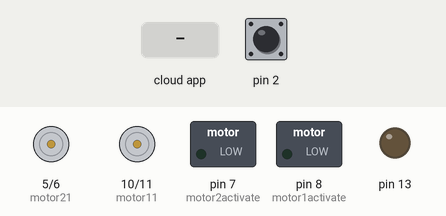
Bench run of a sketch on a simulated Arduino Uno, built with avr-gcc and run on an emulated ATmega328P. Parts: motor-driver pin pairs drawn as motors (green arrow = first pin HIGH = forward, orange = second pin HIGH = backward, longer = more drive), switched loads named in the sketch (green lamp = pin HIGH), output pins drawn as LEDs (lit = HIGH). Inputs (shaded band) come from the test bench; at power-on: pin 2 HIGH. The ROS host is connected and sends only what is stated; what the sketch prints to the serial monitor is not drawn.

Above: at 8.8 s.
8.9 s: the phone or cloud app sets linear.x to -100
At 13.1 s:
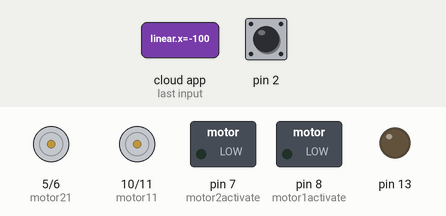
13.9 s: the phone or cloud app sets angular.z to -100
At 16.5 s:
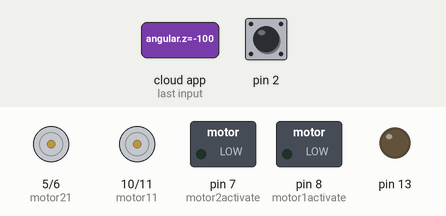
18.9 s: the phone or cloud app sets linear.x to 0
At 21.2 s:
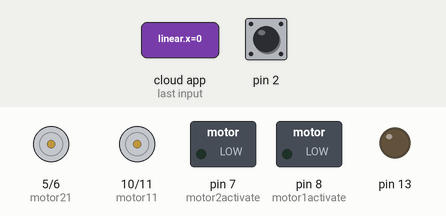
23.9 s: the phone or cloud app sets angular.z to 100
At 24.7 s:
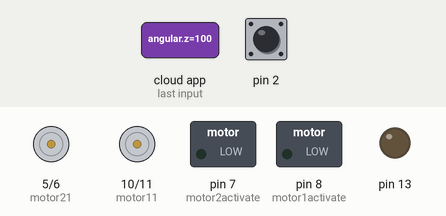
28.9 s: the phone or cloud app sets linear.x to 100
At 32.8 s:
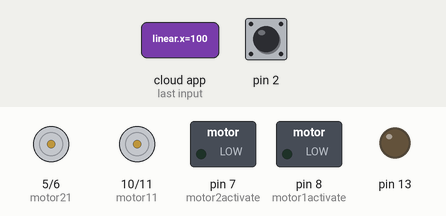
33.9 s: the phone or cloud app sets angular.z to 0
At 37.5 s:
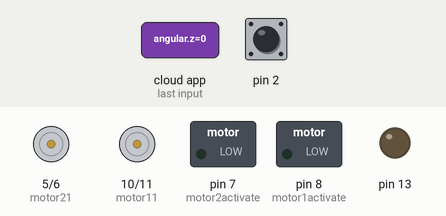
Timing chart, 0 to 39.0 s (numbered marks = the images above; inputs shaded):
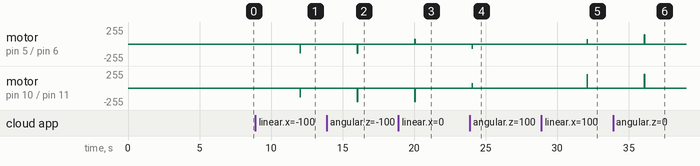

The sketch:

sketch.ino
```cpp
#include <ros.h>
#include <geometry_msgs/Twist.h>
#include <std_msgs/UInt16.h>
#include <std_msgs/String.h>
#include <Arduino.h>
#include <math.h>

ros::NodeHandle nh;
std_msgs::String str_msg;
geometry_msgs::Twist cmd_vel_msg;

//Pin layout for each motor
//Motor 1 is the right motor!
int motor11 = 10;
int motor12 = 11;
int motor1activate = 8;
//activate pin needs to be HIGH to control motor
//Motor 2 is the left motor!
int motor21 = 5;
int motor22 = 6;
int motor2activate = 7;

// TODO - currently just an estimate
float ROBOT_WIDTH = 1.0; //exxagerate to get larger turning
float WHEEL_RADIUS = 0.1525;
//in meters
float MAX_X_VELOCITY = 12.0; // [m/s]
float MAX_Z_OMEGA = 2.0; // [rad/s]


char hello[13] = "hello world!";

ros::Publisher chatter("chatter", &str_msg);

void cmd_vel_cb(const geometry_msgs::Twist& msg){

  /**
    * This is a message object. You stuff it with data, and then publish it.
    */
   std_msgs::String output_msg;
   output_msg.data = "got twist commands";
 chatter.publish( &output_msg);

  // Serial.print(String(msg.linear.x));
  // Serial.println(String(msg.angular.z));
  //send all zeros to ensure that robot stops moving
  if(msg.linear.x==0 && msg.angular.z==0){
    stopMotors();
  }
  // my attempts at converting Twist to Arduino motor commands
  // Might have left and right motors and fwd/bwd flipped
  else{
    float VEL_L = (msg.linear.x - msg.angular.z*ROBOT_WIDTH/2.0)/WHEEL_RADIUS;
    float VEL_R = (msg.linear.x + msg.angular.z*ROBOT_WIDTH/2.0)/WHEEL_RADIUS;
    drive(VEL_R, VEL_L);
  }
}

void activateMotors(){
  digitalWrite(motor1activate,HIGH);
  digitalWrite(motor2activate,HIGH);
}

void stopMotors(){
  analogWrite(motor11,0);
  analogWrite(motor12,0);
  analogWrite(motor21,0);
  analogWrite(motor22,0);
}

void killMotors(){
  Serial.println("** kill motors ** ");
  digitalWrite(motor1activate,LOW);
  digitalWrite(motor2activate,LOW);
  stopMotors();
}

// ros::Subscriber<geometry_msgs::Twist> cmd_vel_sub("aramis/cmd_vel", &cmd_vel_cb); //input needs to be in twists
ros::Subscriber<geometry_msgs::Twist> cmd_vel_sub("cmd_vel", &cmd_vel_cb); //input needs to be in twists

//ros::Subscriber<std_msgs::String> cmd_vel_str("aramis/cmd_str", &cmd_vel_string);

void drive(float vel_r, float vel_l){
  stopMotors();

 if (vel_r < 0){
   int skid = floor(-vel_r/MAX_X_VELOCITY*255);
   analogWrite(motor12, skid);
 }else{
   int skid = floor(vel_r/MAX_X_VELOCITY*255);
   analogWrite(motor11, skid);
 }
 if (vel_l < 0){
   int skid = floor(-vel_l/MAX_X_VELOCITY*255);
   analogWrite(motor22, skid);
 }else{
   int skid = floor(vel_l/MAX_X_VELOCITY*255);
   analogWrite(motor21, skid);
 }
}

void setup()
{

    Serial.begin(57600);

    pinMode(2, INPUT_PULLUP);
    pinMode(13, OUTPUT);

    pinMode(motor11, OUTPUT);
    pinMode(motor12, OUTPUT);
    pinMode(motor1activate, OUTPUT);
    pinMode(motor21, OUTPUT);
    pinMode(motor22, OUTPUT);
    pinMode(motor2activate, OUTPUT);

    activateMotors();

    // turnLeft();
    // delay(500);
    // turnRight();
    nh.initNode();
    nh.subscribe(cmd_vel_sub);
    // nh.subscribe(cmd_vel_str);
    nh.advertise(chatter);

}

void loop()
{

  //read the pushbutton value into a variable
 int sensorVal = digitalRead(2);
 //print out the value of the pushbutton
 Serial.println(sensorVal);
    // Serial.println(millis());

    if(sensorVal==1){
      killMotors();
      delay(4000);
    }

 // nh.spinOnce();

  nh.spinOnce();
  delay(10);

 }
```

Measured:
- after the input at 8.9 s, motor on pin 5 (motor21) / pin 6 (motor22), motor on pin 10 (motor11) / pin 11 (motor12): stopped → backward 139/255 after 3.1 s, → stopped 0.01 s later
- after the input at 13.9 s, motor on pin 5 (motor21) / pin 6 (motor22): stopped → backward 139/255 after 2.1 s, → stopped 0.01 s later; motor on pin 10 (motor11) / pin 11 (motor12): stopped → backward 209/255 after 2.1 s, → stopped 0.01 s later
- after the input at 18.9 s, motor on pin 5 (motor21) / pin 6 (motor22): stopped → forward 69/255 after 1.1 s, → stopped 0.01 s later; motor on pin 10 (motor11) / pin 11 (motor12): stopped → backward 209/255 after 1.1 s, → stopped 0.01 s later
- after the input at 23.9 s, motor on pin 5 (motor21) / pin 6 (motor22): stopped → backward 69/255 after 0.16 s, → stopped 0.01 s later; motor on pin 10 (motor11) / pin 11 (motor12): stopped → forward 69/255 after 0.16 s, → stopped 0.01 s later
- after the input at 28.9 s, motor on pin 5 (motor21) / pin 6 (motor22): stopped → forward 69/255 after 3.2 s, → stopped 0.01 s later; motor on pin 10 (motor11) / pin 11 (motor12): stopped → forward 209/255 after 3.2 s, → stopped 0.01 s later
- after the input at 33.9 s, motor on pin 5 (motor21) / pin 6 (motor22): stopped → forward 139/255 after 2.2 s, → stopped 0.01 s later; motor on pin 10 (motor11) / pin 11 (motor12): stopped → forward 209/255 after 2.2 s, → stopped 0.01 s later
